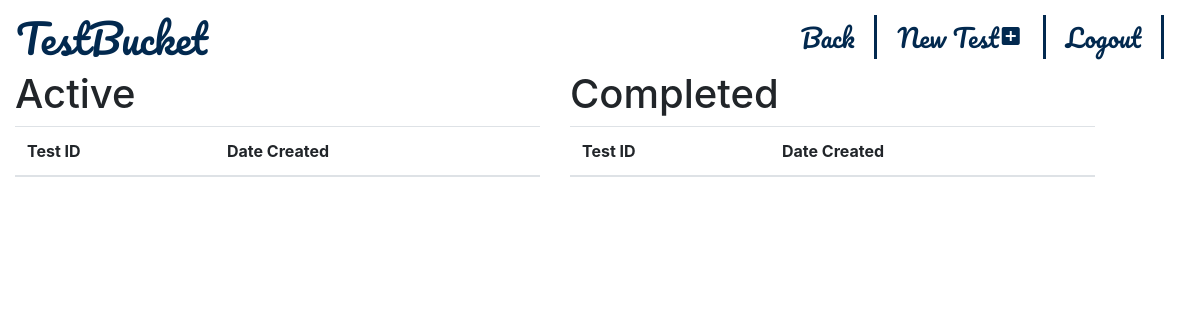
Page /teacher/course/3 on the earlier database version.
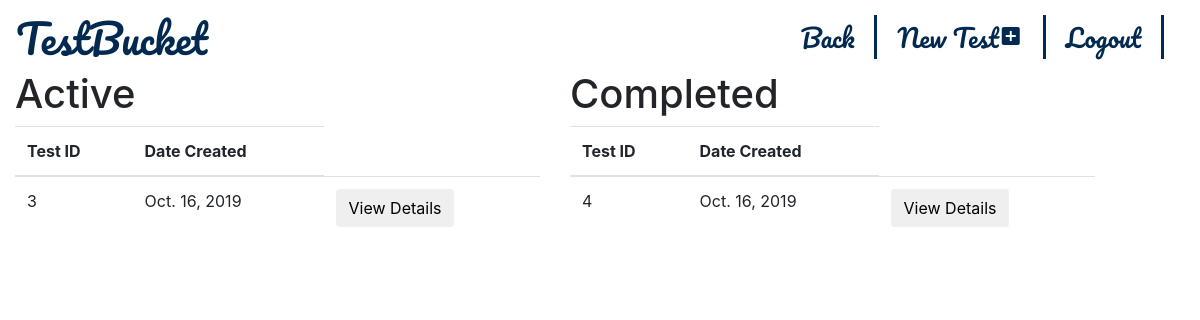
Same page on the later database version.
### webapp/models.py (models this page shows)
class Test(models.Model):
    test_id=models.AutoField(primary_key=True)
    date=models.DateField(default=datetime.now)
    course_id=models.ForeignKey(Course,on_delete=models.CASCADE,)
    active=models.BooleanField(default=True)

### webapp/views.py (the view)
# urls.py: path("teacher/course/<int:course_id>",views.teacher_course),
def teacher_course(request,course_id):
    course=Course.objects.filter(course_id=course_id)[0]
    active_tests=Test.objects.filter(course_id=course_id,active=True)
    completed_tests=Test.objects.filter(course_id=course_id,active=False)
    context={
    "course_title":course.course_name,
    "course_id":course.course_id,
    "active":active_tests,
    "completed":completed_tests
    }
    return render(request,'webapp/course_tests.html',context)

### webapp/templates/webapp/course_tests.html (shortened to what this page needs)
{% extends 'webapp/template.html' %}
{% block navs %}
<ul class="nav  navbar-right">
  {% if not student %}
  <li ><a href="/teacher/dashboard"  style="color:#29275f ;margin-right:20px;border-right:solid" class="logout_btn">Back</a></li>
    <li ><a href="/teacher/{{course_id}}/create_test" class="logout_btn" style="color:#29275f ;margin-right:20px;border-right:solid">New Test<i class="material-icons">add_box</i></a></li>
{% endif %}
    <li ><a href="/logout" class="logout_btn">Logout</a></li>
  </ul>
  {% endblock %}
  {% block main %}
  {% if not student %}
  <div class="row" style="margin-top:20px">
    <div class="col-lg-6">
      <h1>Active</h1>
      <table class="table">
        <thead>
          <tr>
            <th>Test ID</th>
            <th>Date Created</th>
          </tr>
        </thead>
        {% for test in active %}
        <tbody>
          <tr>
            <td>{{ test.test_id }}</td>
            <td>{{ test.date }}</td>
            <td><form action="/teacher/test_summary/{{test.test_id}}"><button type="submit" class="btn ">View Details</button></form></td>
          </tr>
        </tbody>
        {% endfor %}
      </table>
    </div>
    <div class="col-lg-6">
      <h1>Completed</h1>
      <table class="table">
        <thead>
          <tr>
            <th>Test ID</th>
            <th>Date Created</th>
          </tr>
        </thead>
        {% for test in completed %}
        <tbody>
          <tr>
            <td>{{ test.test_id }}</td>
            <td>{{ test.date }}</td>
            <td><form  action="/teacher/test_summary/{{test.test_id}}"><button type="submit" class="btn ">View Details</button></form></td>
          </tr>
        </tbody>
        {% endfor %}
      </table>
    </div>
  </div>
{% endif %}
  {% endblock %}

Differences in the rows shown:
added Test: test_id "3", date "Oct. 16, 2019", shown under "Active"
added Test: test_id "4", date "Oct. 16, 2019", shown under "Completed"
